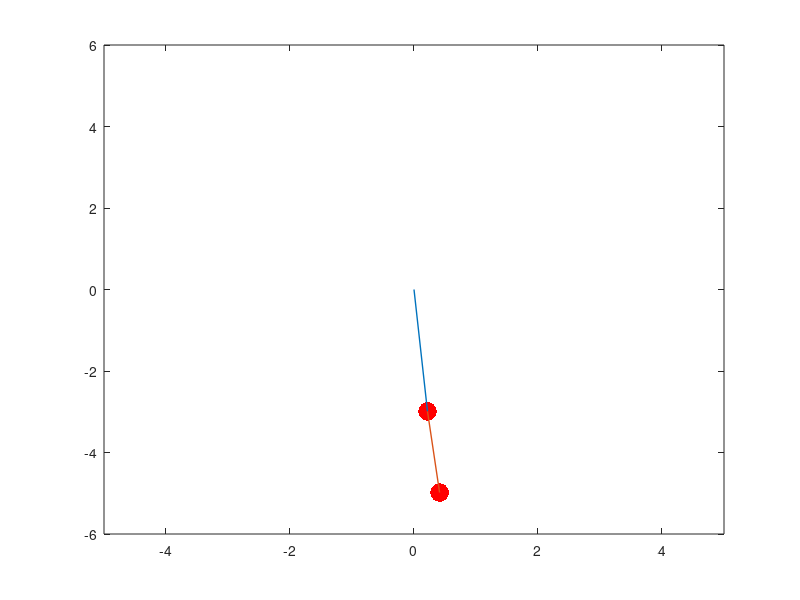

Reproduce this figure in MATLAB.
%% Linéaire
%%%%%%%%%%%%%%%%%%%%%%


clear all
%% Déclaration des variables et initalisation des constantes 
g = 9.81;         % gravité terrestre
m1 = 2;           % masse du pendule 1
m2 = 5;           % masse du pendule 2
l1 = 3;           % longueur du pendule 1
l2 = 2;           % longueur du pendule 2
theta10 = 0.01;      % angle formé par le pendule 1 avec la verticale
theta20 = 0.01;       % angle formé par le pendule 2 avec la verticale
theta10p= 0.1;         %vitesse angulaire initiale du pendule 1
theta20p= 0.2;         % vitesse angulaire initiale du pendule 1
mu = m2/m1;       % rapport des masses : utile pour simplifier l'équation

Niter= 1000; % Nombre d'itérations
dt = 0.01; % Intervalle de temps
% tf = Niter * dt; %Temps de modélisation 
% t = [0:dt:tf] ; %Matrice temps

%% Constantes simplificatrices

w1 = sqrt((g*(1+mu)*(l1+l2)+g*sqrt((1+mu)^2*(l1+l2)^2-4*(1+mu)*l1*l2))/(2*l1*l2));
w2 = sqrt((g*(1+mu)*(l1+l2)-g*sqrt((1+mu)^2*(l1+l2)^2-4*(1+mu)*l1*l2))/(2*l1*l2));
A1 = (1+mu)/mu-l1*w1^2/(mu*g);
A2 = (1+mu)/mu-l1*w2^2/(mu*g);
C1 = (theta20-A2*theta10)/(A1-A2);
C2 = (A1*theta10-theta20)/(A1-A2);
phi1 = asin((theta20p-A2*theta10p)/(C1*w1*(A2-A1)));
phi2 = asin((A1*theta10p-theta20p)/(C2*w2*(A2-A1))); 

%% Déclaration et initialisation des matrices

P1=zeros(Niter+1,2); %Matrice position du premier pendule
P2=zeros(Niter+1,2); %Matrice position du deuxième pendule
theta=zeros(Niter+1,6); %Matrice angle et vitesses de rotation


theta0 = [theta10 , theta10p ,theta20, theta20p];
theta(1,1) = theta0(1);
theta(1,2) = theta0(2);
theta(1,4) = theta0(3);
theta(1,5) = theta0(4);


P1(1,1) = l1*sin(theta10); 
P1(1,2) = l1*cos(theta10);
P2(1,1) = l2*sin(theta20)+P1(1,1); 
P2(1,2) = l2*cos(theta20)+P1(1,2);

%% Boucle Euler explicite 

for i=1:Niter
   
    theta(i,3) = ((mu*g*theta(i,4))-((1+mu)*g*theta(i,1)))/l1;     % thetapp pendule 1
    theta(i,6) = ((1+mu)*g*theta(i,1)-(1+mu)*g*theta(i,4))/l2;   % thetapp pendule 2
    
    theta(i+1,1) = theta(i,1) + dt * theta(i,2);  % theta pendule 1
    theta(i+1,4) = theta(i,4) + dt * theta(i,5);  % theta pendule 2
    theta(i+1,2) = theta(i,2) + dt * theta(i,3);  % thetap pendule 1
    theta(i+1,5) = theta(i,5) + dt * theta(i,6);  % thetap pendule 2
    
   
end
 P1(:,1)=l1*sin(theta(:,1));
 P1(:,2)=l1*cos(theta(:,1));
    
 P2(:,1)=l2*sin(theta(:,4))+P1(:,1);
 P2(:,2)=l2*cos(theta(:,4))+P1(:,2);

 
%% Boucle Verlet 

for i=1:Niter
   
    theta(i,3) = ((mu*g*theta(i,4))-((1+mu)*g*theta(i,1)))/l1;     % thetapp pendule 1
    theta(i,6) = ((1+mu)*g*theta(i,1)-(1+mu)*g*theta(i,4))/l2;   % thetapp pendule 2
    
  
    theta(i+1,1) = theta(i,1) + dt * theta(i,2)+ ((dt^2)/2) * theta(i,3) ; % theta pendule 1
    theta(i+1,4) = theta(i,4) + dt * theta(i,5)+ ((dt^2)/2) * theta(i,6); % theta pendule 2

    theta(i+1,2) = theta(i,2)+ (dt/2) * theta(i,3) + (dt/2) * (((mu*g*theta(i+1,4))-((1+mu)*g*theta(i+1,1)))/l1);  % thetapp pendule 1
    theta(i+1,5) = theta(i,5)+ (dt/2) * theta(i,6) + (dt/2) * (((1+mu)*g*theta(i+1,1)-(1+mu)*g*theta(i+1,4))/l2);  % thetapp pendule 2
    
    
end
 P1(:,1)=l1*sin(theta(:,1));
 P1(:,2)=l1*cos(theta(:,1));
    
 P2(:,1)=l2*sin(theta(:,4))+P1(:,1);
 P2(:,2)=l2*cos(theta(:,4))+P1(:,2);


%% Affichage graphique


figure(1);
axis([-(l1+l2) (l1+l2) -1.2*(l1+l2) 1.2*(l1+l2)]); %// freeze axes
title('Double pendule')
pendule_masse1=plot(P1(1,1),-P1(1,2),'k.','MarkerSize',40,'Color','red');
hold on
pendule_tige1=plot([0,P1(1,1)],[0,-P1(1,2)],'LineWidth',1);
hold on
pendule_masse2=plot(P2(1,1),-P2(1,2),'k.','MarkerSize',40,'Color','red');
hold on
pendule_tige2=plot([P1(1,1),P2(1,1)],[-P1(1,2),-P2(1,2)],'LineWidth',1);
hold on

for j = 1:Niter
    set(pendule_masse1,'XData',P1(j,1),'YData',-P1(j,2));
    set(pendule_tige1,'XData',[0,P1(j,1)],'YData',[0,-P1(j,2)]);
    set(pendule_masse2,'XData',P2(j,1),'YData',-P2(j,2));
    set(pendule_tige2,'XData',[P1(j,1),P2(j,1)],'YData',[-P1(j,2),-P2(j,2)]);
    axis([-(l1+l2) (l1+l2) -1.2*(l1+l2) 1.2*(l1+l2)]); %// freeze axes
    pause(0.005)
end
